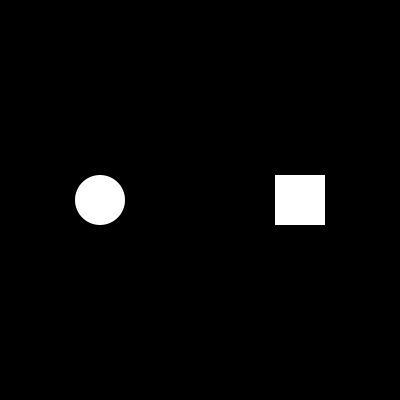
Frame 1 (no input)
Frame 60 (the mouse pressed at the canvas centre just before this capture): identical to frame 1, image omitted
Frame 120 (the mouse held since frame 60 and released just before this capture): identical to frame 1, image omitted

The Processing sketch that drew this single still picture (run headless with seeded random() and noise(); from frame 60 on, the mouse is pressed at the canvas centre):

// Processing sketch: processing_68973
// ── processing_68973.pde

//Déclaration des variables servant au bouton de gauche (rond)
int ellipseX = 100;
int ellipseY = 200;
float distance;
float diametre = 50;

//Déclaration des variables servant au bouton de droite (carré)
int carreX = 300;
int carreY = 200;
int carreW = 50;
int carreH = 50;

//Déclaration des variables servant à délimiter la zone d'interaction avec le bouton de droite (carré)
float gauche = carreX - carreW/2;
float droite = carreX+carreW/2;
float haut = carreY - carreH/2;
float bas = carreY+carreH/2;


//Déclaration des variables servant à gérer l'état des deux boutons
int etat = 0;
int etatCarre = 0;

//Déclaration de la variable servant à établir le nombre maximum de lignes verticales (bouton carré)
int v=0;

//Déclaration des variables servant à tracer les rayons autour du bouton rond
float j;
float maxRayons = 0;
int nombreDeRayons = 25;
int longueurDesRayons = 60;
float tranche = TWO_PI / nombreDeRayons;
float ratio = 0.6;


//Fonction appelée au démarrage
void setup() {
  size(400, 400);
  smooth();  
}


//Fonction appelée à répétition
void draw() {
  background(0);

  //########################################################################
  //---CARRÉ-----
  //########################################################################
  rectMode(CENTER);
  fill(255);
  
  //Si carré est appuyé
  if (etatCarre==1) {
    fill(255, 0, 0);        

    for (int i = 0; i < v; i+=20 ) { // condition
      stroke(0, 0, 255);
      strokeWeight(5);
      line(0, i, height, i); // bloc de code
    }
    if (v<height)
      v+=8;
  } 
  //Si carré est relâché
  else {
    fill(255);
    if (v>0)
      v-=8;
    for (int i = 0; i < v; i+=20 ) { // condition
      stroke(0, 0, 255);
      strokeWeight(5);
      line(0, i, height, i); // bloc de code
    }
  } 
  noStroke(); 
  rect(carreX, carreY, carreW, carreH); 



  //########################################################################
  //---CERCLE-----
  //########################################################################
  //Distance entre la souris et les coordonées du cercle.
  distance = dist( mouseX, mouseY, ellipseX, ellipseY ) ;
  
  //Si bouton est appuyé (ON)
  if (etat==1) {
    fill(255, 0, 0);
    strokeWeight(5);
    stroke(0,255,0);

    for (j = 0; j < maxRayons; j+=tranche ) {
      float x1 = ellipseX+cos(j) * longueurDesRayons * ratio;
      float y1 = ellipseY + sin(j) * longueurDesRayons * ratio;
      float x2 = ellipseX+cos(j) * longueurDesRayons;
      float y2 = ellipseY + sin(j) * longueurDesRayons;
      line(x1, y1, x2, y2 );
    }
    if (maxRayons<TWO_PI) {
      maxRayons+=tranche;
    }
  }
  //Si bouton est appuyée une seconde fois (OFF)
  else {
    fill(255);
    if (maxRayons>0)
      maxRayons-=tranche;
    strokeWeight(5);
    stroke(0,255,0);
    for (j = 0; j < maxRayons; j+=tranche ) {
      float x1 = ellipseX+cos(j) * longueurDesRayons * ratio;
      float y1 = ellipseY + sin(j) * longueurDesRayons * ratio;
      float x2 = ellipseX+cos(j) * longueurDesRayons;
      float y2 = ellipseY + sin(j) * longueurDesRayons;
      line(x1, y1, x2, y2 );
    }
  }
  
  noStroke(); 
  ellipse(ellipseX, ellipseY, diametre, diametre);
}


//Fonction appelée lorsque la souris est appuyée et qui sert à faire la gestion des états des boutons.
void mousePressed() {
  //Si la souris se trouve dans le cercle
  if ( distance < diametre/2) { 
    if (etat==0) {
      etat=1;
    }
    else {
      etat = 0;
    }
  }
  //Si la souris se trouve dans le carré
  if ( mouseX > gauche && mouseX < droite && mouseY > haut && mouseY < bas ) {
    etatCarre=1;
  }
}

//Fonction appelée lorsque la souris est relachée
void mouseReleased() {
  etatCarre=0;
}
